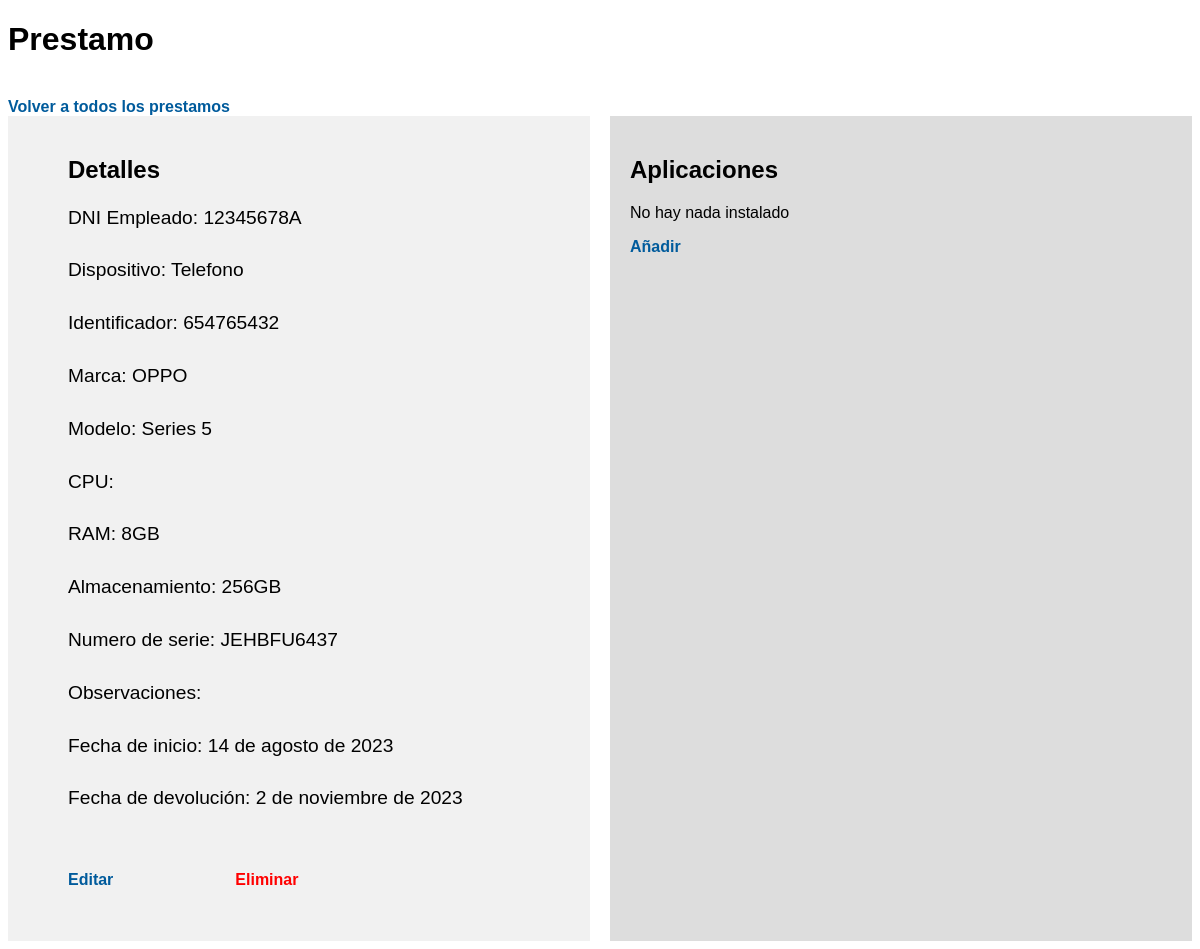
Page /informes/prestamos/4/ (signed in) on the committed database.
### informes/models.py (models this page shows, shortened)
class Prestamo(models.Model):
    empleado = models.ForeignKey(Empleado, on_delete=models.CASCADE)
    DISPOSITIVO_CHOICES = (
        ('Telefono','Telefono'),
        ('Ordenador','Ordenador'),
    )
    Dispositivo = models.CharField(max_length=9, choices=DISPOSITIVO_CHOICES)
    Identificador = models.CharField(max_length=30)
    Marca = models.CharField(max_length=30)
    Modelo = models.CharField(max_length=50)
    CPU = models.CharField(max_length=50, blank=True)
    RAM_CHOICES = (
        ('2GB','2GB'),
        ('3GB','3GB'),
        ('4GB','4GB'),
        ('8GB','8GB'),
        ('12GB','12GB'),
        ('16GB','16GB'),
        ('32GB','32GB'),
        ('64GB','64GB'),
    )
    RAM = models.CharField(max_length=5, choices=RAM_CHOICES)
    ALMACENAMIENTO_CHOICES = (
        ('16GB','16GB'),
        ('32GB','32GB'),
        ('64GB','64GB'),
        ('128GB','128GB'),
        ('256GB','256GB'),
        ('512GB','512GB'),
        ('1TB','1TB'),
    )
    Almacenamiento = models.CharField(max_length=6, choices=ALMACENAMIENTO_CHOICES)
    NumeroSerie = models.CharField(max_length=50)
    Observaciones = models.CharField(max_length=70, blank=True)
    FechaInicio = models.DateField('Fecha Inicio')
    FechaDevolucion = models.DateField('Fecha Entrega', blank=True, null=True)

### informes/views.py (the view)
# urls.py: path('prestamos/<int:prestamo_id>/',views.prestamo,name='prestamo'),
def prestamo(request, prestamo_id):
    if not request.user.is_authenticated:
        return render(request, 'informes/error.html')
    atributos = Prestamo.objects.values().filter(id=prestamo_id)
    apps = Aplicaciones.objects.values().filter(prestamo=prestamo_id)
    template = loader.get_template('informes/prestamo.html')
    context = {
        'atributos':atributos,'apps':apps,
    }
    return HttpResponse(template.render(context,request))

### informes/templates/informes/prestamo.html (shortened to what this page needs)
{% load static %}
<!DOCTYPE html>
<html lang="en">
<head>
    <link rel="stylesheet" href="{% static 'informes/prestamo.css' %}?version=1">
</head>
<body>
    <h1>Prestamo</h1>
    <br>
    <a href="/informes/prestamos">Volver a todos los prestamos</a>
    {% if atributos %}
    <div class="container">
        <div class="left">
            <ul>
                {% for dato in atributos %}
                <h2>Detalles</h2>
                <li>DNI Empleado: {{ dato.empleado_id }}</li>
                <br>
                <li>Dispositivo: {{dato.Dispositivo}}</li>
                <br>
                <li>Identificador: {{dato.Identificador}}</li>
                <br>
                <li>Marca: {{ dato.Marca }}</li>
                <br>
                <li>Modelo: {{ dato.Modelo }}</li>
                <br>
                <li>CPU: {{ dato.CPU }}</li>
                <br>
                <li>RAM: {{ dato.RAM }}</li>
                <br>
                <li>Almacenamiento: {{ dato.Almacenamiento }}</li>
                <br>
                <li>Numero de serie: {{ dato.NumeroSerie }}</li>
                <br>
                <li>Observaciones: {{ dato.Observaciones }}</li>
                <br>
                <li>Fecha de inicio: {{ dato.FechaInicio }}</li>
                <br>
                <li>Fecha de devolución: {{ dato.FechaDevolucion }}</li>
                <br>
                <br>
                <div class="botones">
                    <div class="botleft">
                        <p><a href="/informes/prestamos/editar/{{ dato.id }}/">Editar</a></p>
                    </div>
                    <div class="botmid">
                        <form action="" method="POST">
                            <a class="borrar" href="/informes/prestamos/delete/{{ dato.id }}">Eliminar</a>
                        </form>
                    </div>
                    <div>
                    </div>
                </div>
                {% endfor %}
            </ul>
            {% else %}
            <p>No hay nada prestado</p>
            {% endif %}
        </div>
        <div class="right">
            {% if apps %}
            <ul>
                <h2>Aplicaciones</h2>
                {% for app in apps %}
                <div class="app">
                    <div>
                        <li>{{ app.programa }} - {{ app.detalles }} - {{ app.fecha }}</li>
                    </div>
                    <div><a href="/informes/prestamos/delete/apps/{{ app.id }}" class="borrarapp">Eliminar</a></div>
                </div>
                <br>
                {% endfor %}
                <div class="botones">
                    {% for dato in atributos %}
                    <div class="botleft">
                        <p><a href="/informes/prestamos/crear/apps/{{ dato.id }}">Añadir</a></p>
                    </div>
                    <div class="botmid">
                        {% endfor %}
                    </div>
                    <div>
                    </div>
                </div>
            </ul>
            {% else %}
            <h2>Aplicaciones</h2>
            <p>No hay nada instalado</p>
            {% for dato in atributos %}
            <p><a href="/informes/prestamos/crear/apps/{{ dato.id }}">Añadir</a></p>
            {% endfor %}
            {% endif %}
        </div>
    </div>
</body>
</html>

### informes/static/informes/prestamo.css (style rules this page uses)
body { font-family: Arial, Helvetica, sans-serif; }
a { color: #005b9c; text-decoration: none; font-weight: bold; transition: color 0.3s ease; }
li { font-size: 1.2em; line-height: 1.5; margin-bottom: 6px; list-style: none; position: relative; }
li::before { color: #007bff; font-weight: bold; font-size: 1.2em; position: absolute; left: -1.2em; top: 0.2em; }
.container { display: grid; grid-template-columns: 1fr 1fr; gap: 20px; }
.left { background-color: #f1f1f1; padding: 20px; }
.right { background-color: #ddd; padding: 20px; }
.botones { display: grid; grid-template-columns: 1fr 1fr 1fr; }
.borrar { color: red; }
.botmid { display: flex; align-items: center; }

### rows in the picture
Prestamo: empleado_id "12345678A", Dispositivo "Telefono", Identificador "654765432", Marca "OPPO", Modelo "Series 5", RAM "8GB", Almacenamiento "256GB", NumeroSerie "JEHBFU6437", FechaInicio "14 de agosto de 2023", FechaDevolucion "2 de noviembre de 2023"
